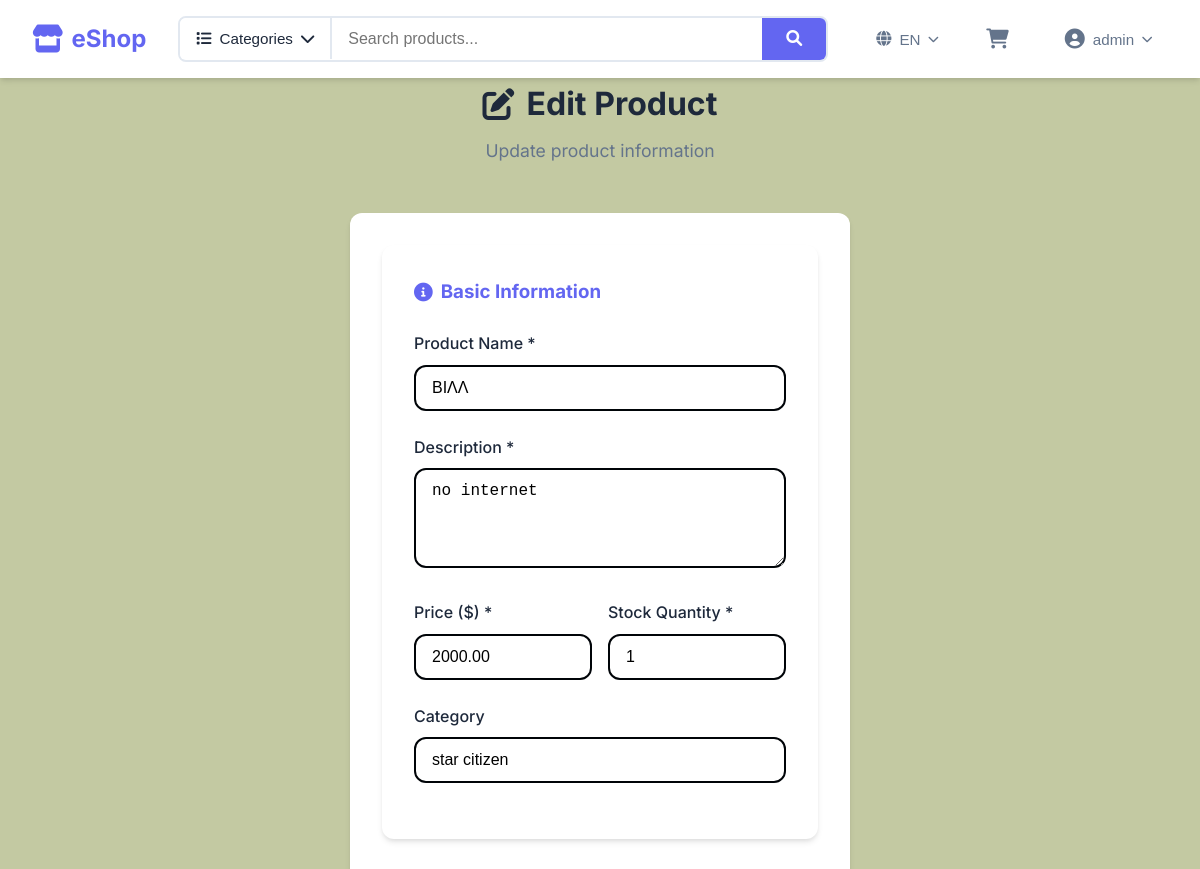
Page /admin/edit_product/12 (signed in, upper part) on the earlier database version.
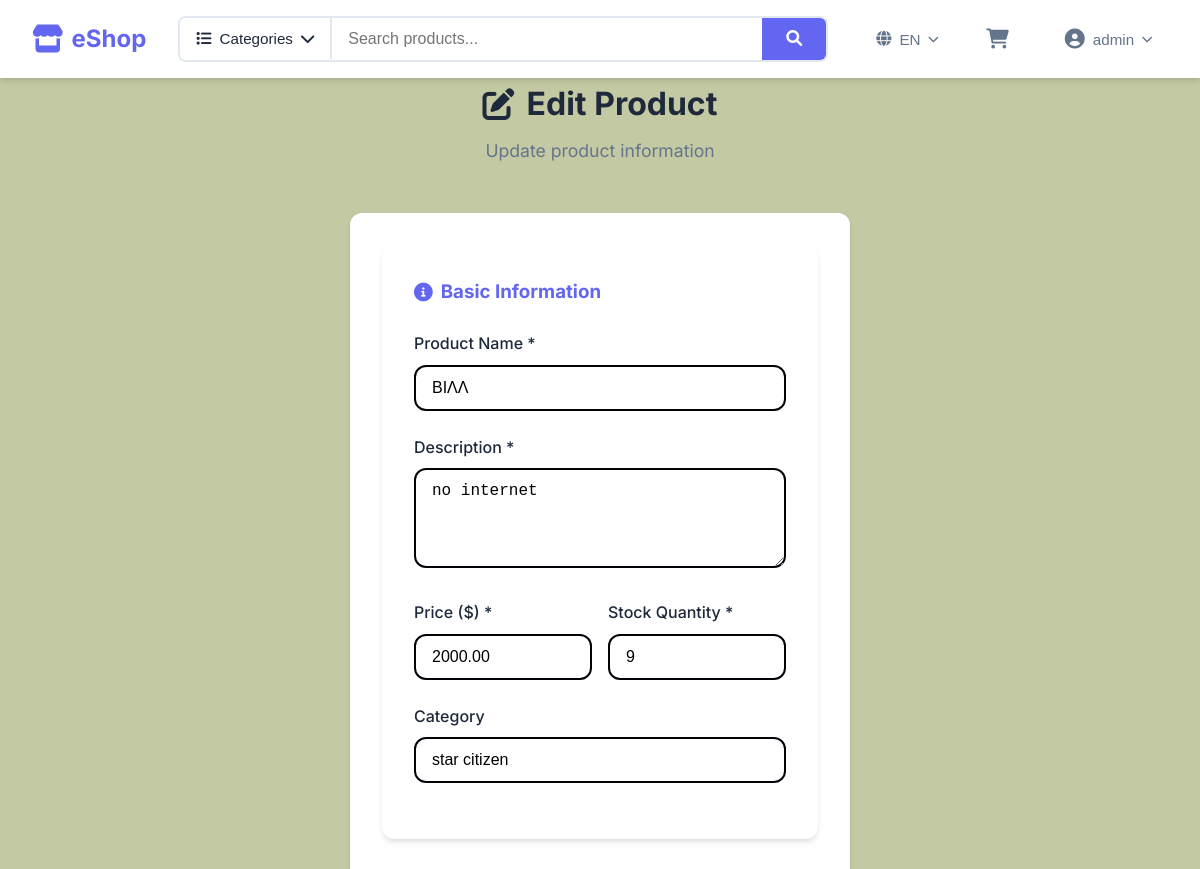
Same page on the later database version.
### tables this page shows
CREATE TABLE products(
            product_id INTEGER PRIMARY KEY AUTOINCREMENT,
            name VARCHAR(100) NOT NULL,
            description TEXT,
            price DECIMAL(10,2) NOT NULL,
            stock_quantity INTEGER NOT NULL DEFAULT 0,
            category VARCHAR(50),
            image_url VARCHAR(255),
            created_at TIMESTAMP DEFAULT CURRENT_TIMESTAMP
        );

### app.py (the view)
@app.route('/admin/edit_product/<int:product_id>', methods=['GET', 'POST'])
@admin_required
def edit_product(product_id):
    try:
        with get_cursor() as cur:
            if request.method == 'POST':
                validation_errors = validate_product_data(request.form)
                if validation_errors:
                    for error in validation_errors:
                        flash(error, 'danger')
                    return redirect(url_for('edit_product', product_id=product_id))
                name = request.form['name']
                description = request.form['description']
                price = float(request.form['price'])
                stock = int(request.form['stock'])
                category = request.form['category']
                image_url = request.form.get('image_url', '').strip()
                cur.execute("SELECT image_url FROM products WHERE product_id = ?", (product_id,))
                current_product = cur.fetchone()
                current_image = current_product['image_url'] if current_product else None
                image_path = current_image  # Keep current image by default
                if 'image_file' in request.files:
                    file = request.files['image_file']
                    if file and file.filename != '':
                        new_image_path = save_uploaded_file(file, product_id)
                        if new_image_path:
                            image_path = new_image_path
                            flash('New image uploaded successfully!', 'success')
                if not image_path and image_url:
                    new_image_path = download_image_from_url(image_url, product_id)
                    if new_image_path:
                        image_path = new_image_path
                        flash('New image downloaded from URL successfully!', 'success')
                    else:
                        flash('Failed to download image from URL', 'warning')
                if request.form.get('remove_image'):
                    image_path = None
                    flash('Image removed successfully!', 'success')
                cur.execute(
                    """UPDATE products
                    SET name=?, description=?, price=?, stock_quantity=?, category=?, image_url=?
                    WHERE product_id=?""",
                    (name, description, price, stock, category, image_path, product_id)
                )
                flash('Product updated successfully!', 'success')
                return redirect(url_for('admin_products'))
            else:
                cur.execute("SELECT * FROM products WHERE product_id = ?", (product_id,))
                product = cur.fetchone()
                if not product:
                    flash('Product not found', 'danger')
                    return redirect(url_for('admin_products'))
                return render_template('edit_product.html', product=product)
    except Exception as e:
        flash(f"Error: {str(e)}", 'danger')
        return redirect(url_for('admin_products'))

### app.py (called while the page is built)
@app.context_processor
def utility_processor():
    def get_image_url(image_url):
        if not image_url:
            return url_for('static', filename='images/placeholder.png')
        if image_url.startswith('uploads/'):
            return url_for('static', filename=image_url)
        return image_url
    categories = []
    try:
        with get_cursor() as cur:
            cur.execute("SELECT DISTINCT category FROM products WHERE category IS NOT NULL AND category != '' ORDER BY category")
            categories = [row[0] for row in cur.fetchall()]
    except:
        pass
    return dict(get_image_url=get_image_url, global_categories=categories)

def get_db():
    db = getattr(g, '_database', None)
    if db is None:
        db = g._database = sqlite3.connect(DATABASE)
        db.row_factory = sqlite3.Row
    return db

@app.teardown_appcontext
def close_connection(exception):
    db = getattr(g, '_database', None)
    if db is not None:
        db.close()

@contextmanager
def get_cursor():
    db = get_db()
    cursor = db.cursor()
    try:
        yield cursor
        db.commit()
    except Exception as e:
        db.rollback()
        raise e
    finally:
        cursor.close()

### templates/edit_product.html (shortened to what this page needs)
{% extends "base.html" %}
{% block content %}
<div class="page-header">
    <h1><i class="fas fa-edit"></i> Edit Product</h1>
    <p>Update product information</p>
</div>
<div class="form-container">
    <form method="POST" action="{{ url_for('edit_product', product_id=product.product_id) }}" class="product-form" enctype="multipart/form-data">
        <div class="form-section">
            <h3><i class="fas fa-info-circle"></i> Basic Information</h3>
            <div class="form-group">
                <label for="name">Product Name *</label>
                <input type="text" id="name" name="name" value="{{ product.name }}" required class="form-control">
            </div>
            <div class="form-group">
                <label for="description">Description *</label>
                <textarea id="description" name="description" rows="4" required class="form-control">{{ product.description }}</textarea>
            </div>
            <div class="form-row">
                <div class="form-group">
                    <label for="price">Price ($) *</label>
                    <input type="number" id="price" name="price" step="0.01" min="0" value="{{ "%.2f"|format(product.price) }}" required class="form-control">
                </div>
                <div class="form-group">
                    <label for="stock">Stock Quantity *</label>
                    <input type="number" id="stock" name="stock" min="0" value="{{ product.stock_quantity }}" required class="form-control">
                </div>
            </div>
            <div class="form-group">
                <label for="category">Category</label>
                <input type="text" id="category" name="category" value="{{ product.category }}" class="form-control">
            </div>
        </div>
    </form>
</div>
{% endblock %}

Differences in the rows shown:
changed products "ΒΙΛΛ": stock "1" → "9"
